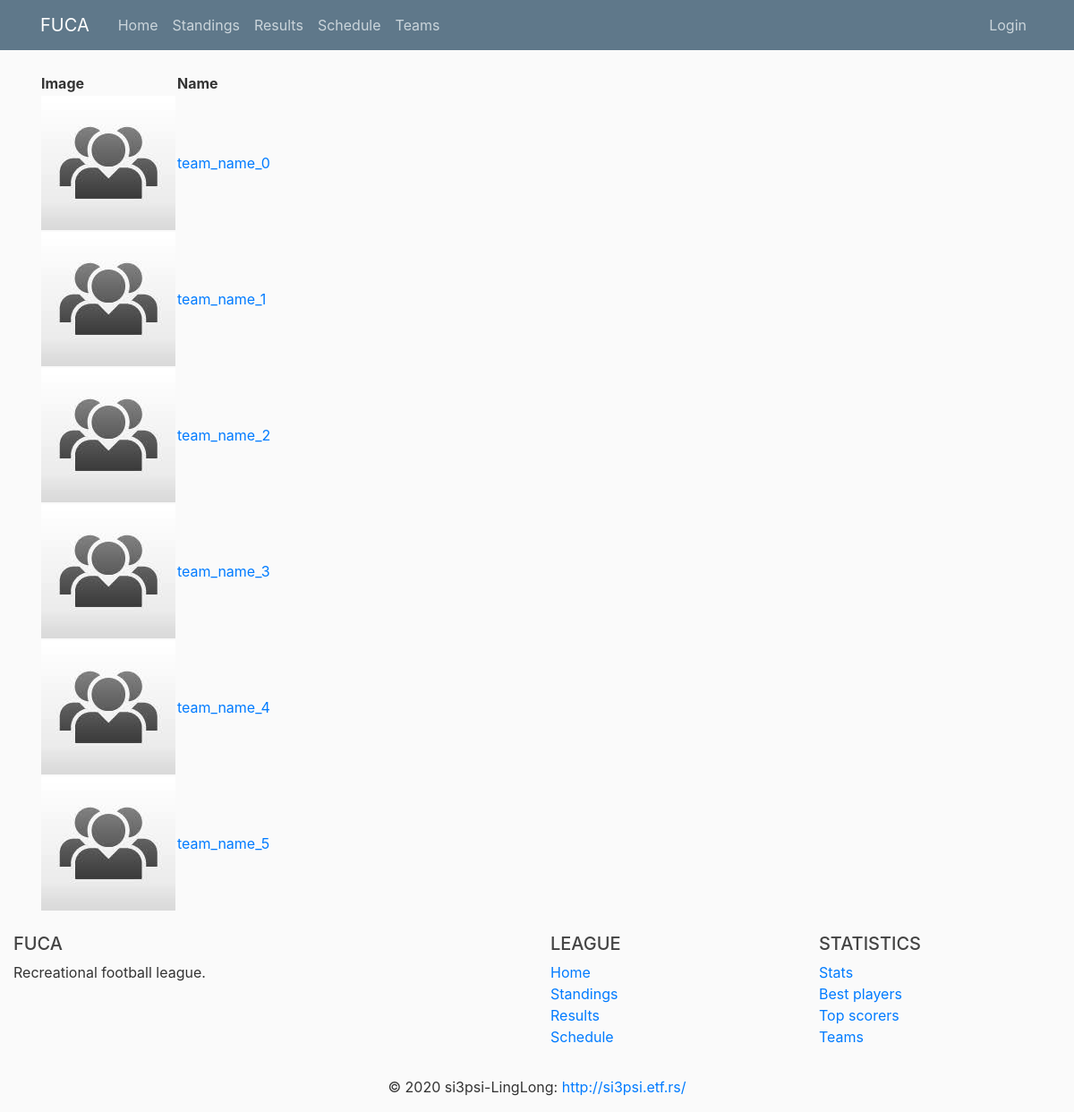
The app's page /teams, older data.
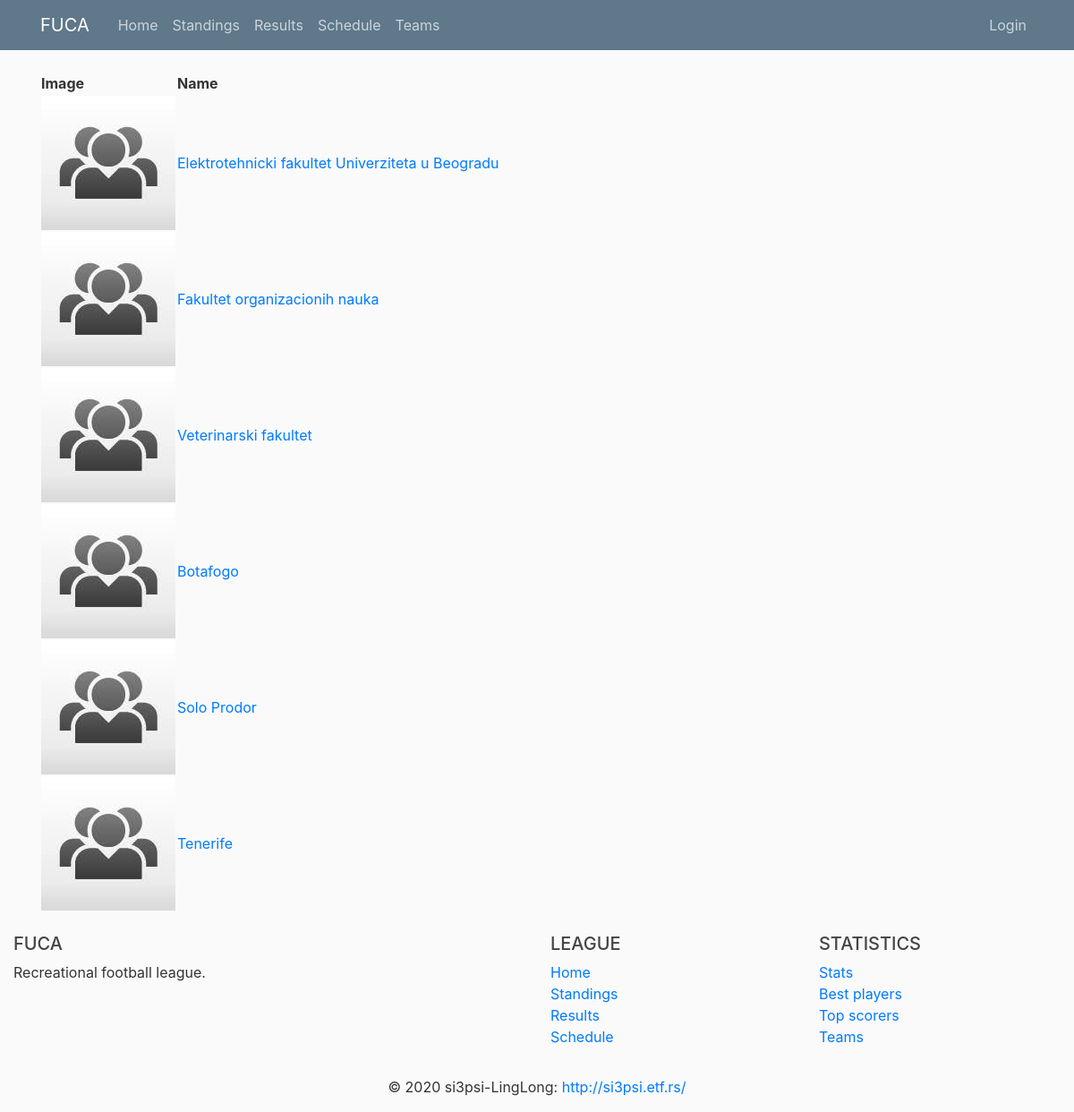
The same page, newer data.
### fuca/models.py (models this page shows, shortened)
class Team(db.Model):
    __tablename__ = 'team'
    id          = db.Column(db.Integer,     primary_key=True)
    name        = db.Column(db.String(100), nullable=False, unique=True)
    matches     = db.Column(db.Integer,     nullable=False, default=0)
    wins        = db.Column(db.Integer,     nullable=False, default=0)
    losses      = db.Column(db.Integer,     nullable=False, default=0)
    draws       = db.Column(db.Integer,     nullable=False, default=0)
    goal_diff   = db.Column(db.Integer,     nullable=False, default=0)
    logo_image  = db.Column(db.String(20),  nullable=False, default='default.jpg')
    captain_id  = db.Column(db.Integer, db.ForeignKey('player.id'))
    host_matches    = db.relationship('Match',  backref='host_team',    lazy=True,  foreign_keys=Match.host_team_id)
    guest_matches   = db.relationship('Match',  backref='guest_team',   lazy=True,  foreign_keys=Match.guest_team_id)
    players         = db.relationship('Player', backref='team',         lazy=True,  foreign_keys=Player.team_id)
    def points(self):
        return self.wins*3 + self.draws*1
    def jinja_dict(self):
        return {'name'          : self.name,
                'logo'          : self.logo_image,
                'matches'       : self.matches,
                'wins'          : self.wins,
                'losses'        : self.losses,
                'draws'         : self.draws,
                'goal_diff'     : self.goal_diff,
                'points'        : self.points(),
                'id'            : self.id}

### fuca/routes/home_routes.py (the view)
@app.route("/teams")
def teams():
    teams_db = Team.query.all()
    teams = [team.jinja_dict() for team in teams_db]
    for team in teams:
        team['logo'] = url_for('static', filename='images/teams/{}'.format(team['logo']))
    return render_template('home/teams.html', teams=teams, title='Teams')

### fuca/templates/home/teams.html
{% extends 'home/layout.html' %}
{% block content %}
    <table>
        <thead>
            <th>Image</th>
            <th>Name</th>
        </thead>
        {% for team in teams %}
            <tr>
                <td><a href="{{ url_for('team', id=team.id)}}"><img src="{{ team.logo }}"></a></td>
                <td><a href="{{ url_for('team', id=team.id)}}">{{ team.name }}</a></td>
            </tr>
        {% endfor %}
    </table>
{% endblock content %}

Row changes from the older to the newer data that the page shows:
changed Team: name "team_name_0" → "Elektrotehnicki fakultet Univerziteta u Beogradu"
changed Team: name "team_name_1" → "Fakultet organizacionih nauka"
changed Team: name "team_name_2" → "Veterinarski fakultet"
changed Team: name "team_name_3" → "Botafogo"
changed Team: name "team_name_4" → "Solo Prodor"
changed Team: name "team_name_5" → "Tenerife"
